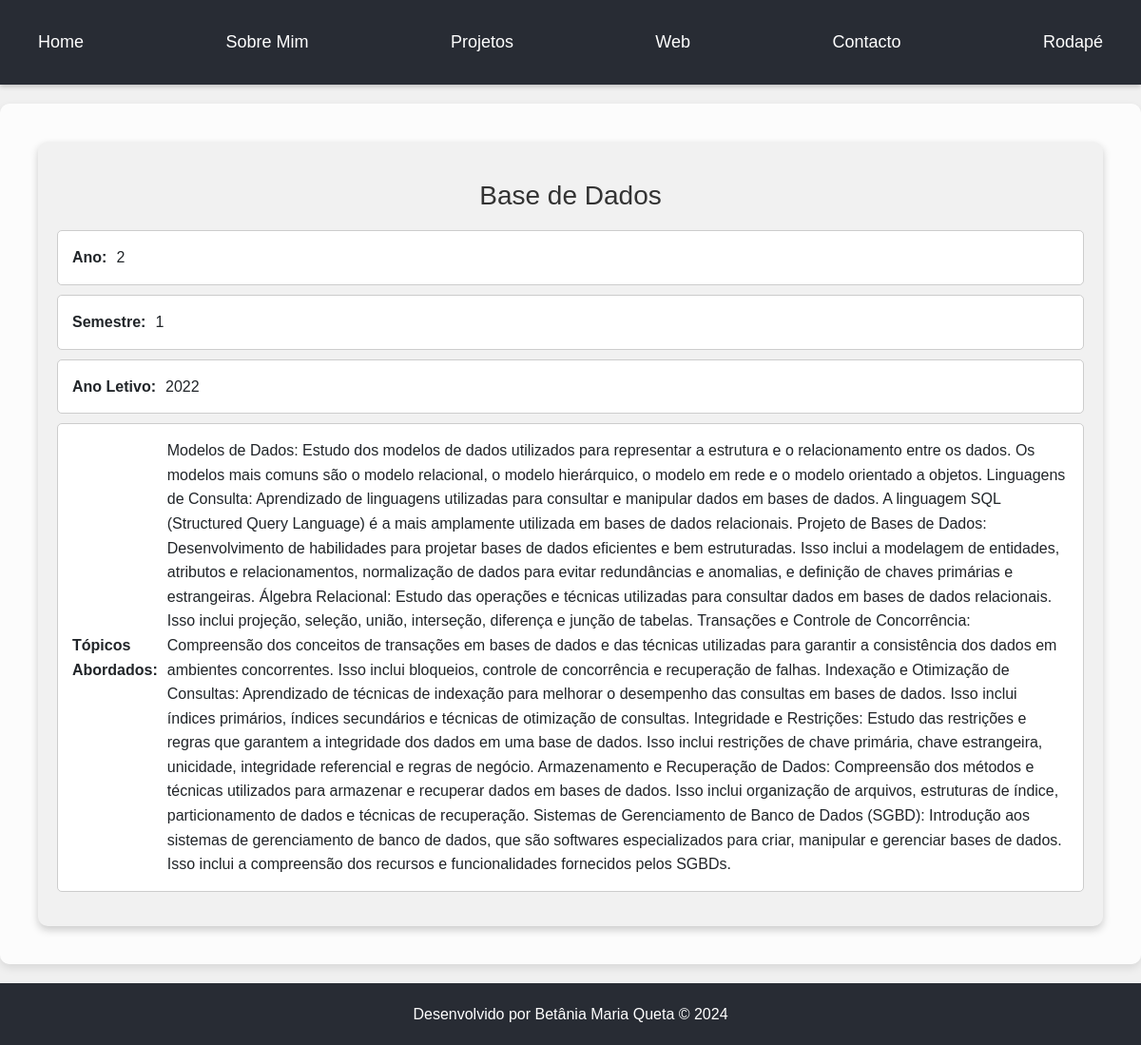
The page /cadeira_detalhes/9/ on the database its author committed.
### portfolio/models.py (models this page shows)
class Cadeira(models.Model):
    nome = models.CharField(max_length=100)
    ano = models.IntegerField()
    semestre = models.IntegerField()
    ects = models.IntegerField()
    ano_letivo_frequentado = models.IntegerField()
    topicos_abordados = models.TextField()
    imagem = models.ImageField(upload_to='images/', default='images/default.jpg')

### portfolio/views.py (the view)
# urls.py: path('cadeira_detalhes/<int:cadeira_id>/', views.cadeira_detalhes, name='cadeira_detalhes'),
def cadeira_detalhes(request, cadeira_id):
    cadeira = get_object_or_404(Cadeira, pk=cadeira_id)
    return render(request, 'portfolio/detalhes_cadeira.html', {'cadeira': cadeira})

### portfolio/templates/portfolio/detalhes_cadeira.html (shortened to what this page needs)
{% extends 'portfolio/layout.html' %}
{% load static %}
{% block main %}
    <section class="cadeira-detalhes">
        <h2 class="cadeira-nome">{{ cadeira.nome }}</h2>
        <ul class="cadeira-info">
            <li class="cadeira-info-item"><strong>Ano:</strong> {{ cadeira.ano }}</li>
            <li class="cadeira-info-item"><strong>Semestre:</strong> {{ cadeira.semestre }}</li>
            <li class="cadeira-info-item"><strong>Ano Letivo:</strong> {{ cadeira.ano_letivo_frequentado }}</li>
            <li class="cadeira-info-item"><strong>Tópicos Abordados:</strong> {{ cadeira.topicos_abordados }}</li>
        </ul>
    </section>
{% endblock %}

### portfolio/static/portfolio/css/style.css (style rules this page uses)
* { box-sizing: border-box; margin: 0; padding: 0; }
body { font-family: 'Montserrat', sans-serif; font-size: 16px; line-height: 1.6; background-color: #f0f0f0; transition: background-color 0.3s ease, color 0.3s ease; }
h1, h2, h3, p { margin: 20px 0; padding: 0; }

### portfolio/templates/portfolio/detalhes_cadeira.html (style rules this page uses)
.cadeira-detalhes { background-color: #f1f1f1; padding: 20px; border-radius: 10px; box-shadow: 0 4px 8px rgba(0, 0, 0, 0.2); margin: 20px; }
.cadeira-nome { font-size: 28px; color: #333; margin-bottom: 20px; text-align: center; }
.cadeira-info { list-style: none; padding: 0; }
.cadeira-info-item { padding: 15px; border: 1px solid #ccc; background-color: #fff; margin-bottom: 10px; display: flex; align-items: center; border-radius: 5px; }
.cadeira-info-item strong { margin-right: 10px; }

### rows shown on the page
Cadeira: nome "Base de Dados", ano "2", semestre "1", ano_letivo_frequentado "2022", topicos_abordados "Modelos de Dados: Estudo dos modelos de dados utilizados para representar a estrutura e o relacionamento entre os dados. Os modelos mais comuns são o modelo relacional, o modelo hierárquico, o modelo em rede e o modelo orientado a objetos. Linguagens de Consulta: Aprendizado de linguagens utilizadas para consultar e manipular dados em bases de dados. A linguagem SQL (Structured Query Language) é a mais amplamente utilizada em bases de dados relacionais. Projeto de Bases de Dados: Desenvolvimento de habilidades para projetar bases de dados eficientes e bem estruturadas. Isso inclui a modelagem de entidades, atributos e relacionamentos, normalização de dados para evitar redundâncias e…"
